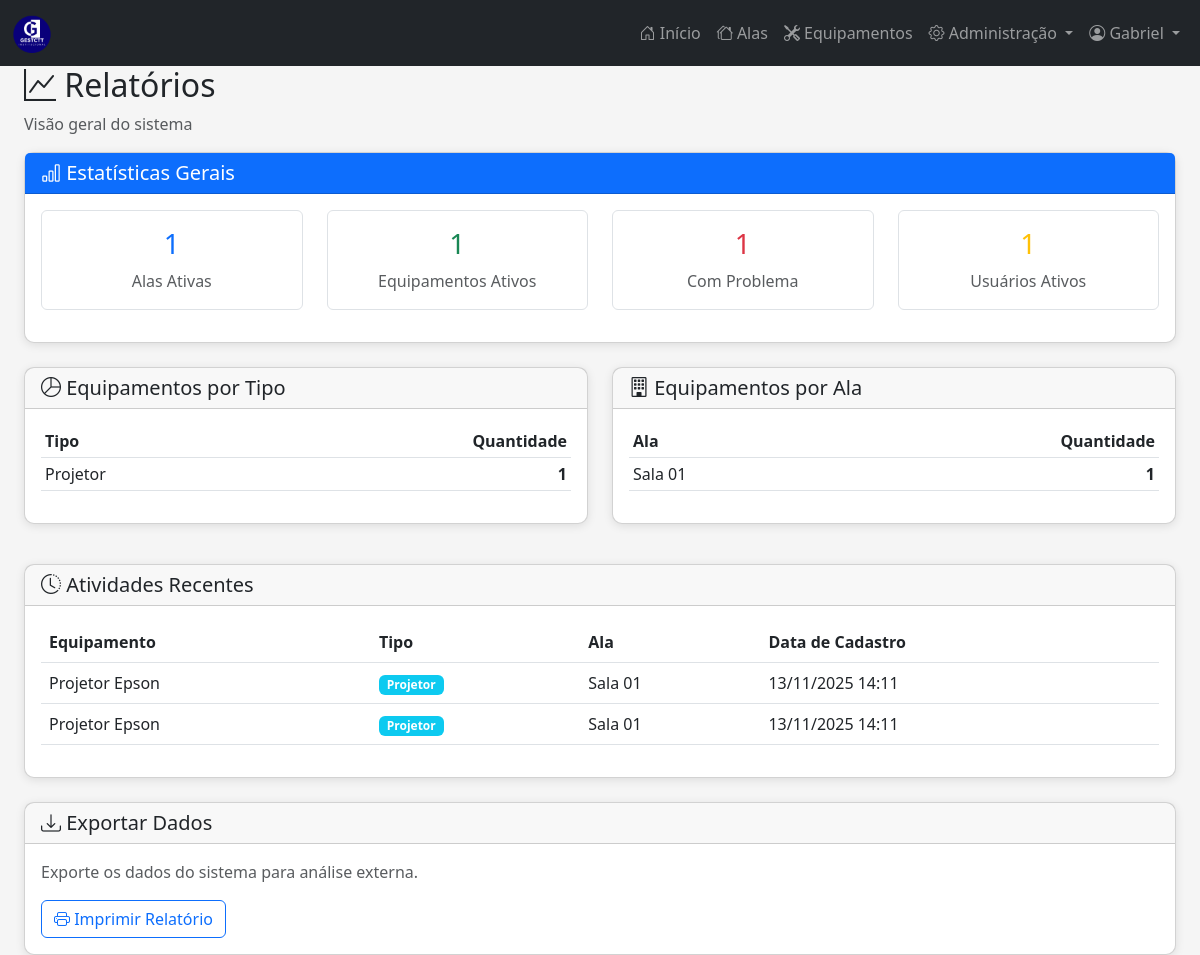
The app's page /public/admin/relatorios.php (signed in) with its own data.
### tables this page shows
CREATE TABLE `equipamentos` (
  `id` int(11) NOT NULL AUTO_INCREMENT,
  `nome` varchar(100) NOT NULL,
  `tipo` varchar(50) DEFAULT NULL,
  `descricao` text DEFAULT NULL,
  `imagem` varchar(255) DEFAULT NULL,
  `fk_ala` int(11) NOT NULL,
  `status` enum('ativo','inativo','problema') DEFAULT 'ativo',
  `created_at` timestamp NOT NULL DEFAULT current_timestamp(),
  `updated_at` timestamp NOT NULL DEFAULT current_timestamp() ON UPDATE current_timestamp(),
  PRIMARY KEY (`id`),
  KEY `fk_ala` (`fk_ala`),
  CONSTRAINT `equipamentos_ibfk_1` FOREIGN KEY (`fk_ala`) REFERENCES `ala` (`id`) ON DELETE CASCADE ON UPDATE CASCADE
);

CREATE TABLE `ala` (
  `id` int(11) NOT NULL AUTO_INCREMENT,
  `nome` varchar(100) NOT NULL,
  `descricao` text DEFAULT NULL,
  `status` enum('ativo','inativo') DEFAULT 'ativo',
  `created_at` timestamp NOT NULL DEFAULT current_timestamp(),
  `updated_at` timestamp NOT NULL DEFAULT current_timestamp() ON UPDATE current_timestamp(),
  PRIMARY KEY (`id`)
);

### public/admin/relatorios.php (the view, shortened to what this page needs)
<?php
require_once '../../app/config/init.php';
$total_alas = $conn->query("SELECT COUNT(*) as total FROM ala WHERE status = 'ativo'")->fetch_assoc()['total'];
$total_equipamentos = $conn->query("SELECT COUNT(*) as total FROM equipamentos WHERE status = 'ativo'")->fetch_assoc()['total'];
$equipamentos_problema = $conn->query("SELECT COUNT(*) as total FROM equipamentos WHERE status = 'problema'")->fetch_assoc()['total'];
$total_usuarios = $conn->query("SELECT COUNT(*) as total FROM usuarios WHERE status = 'ativo'")->fetch_assoc()['total'];
$equip_by_type_sql = "SELECT tipo, COUNT(*) as total FROM equipamentos WHERE status = 'ativo' GROUP BY tipo ORDER BY total DESC";
$equip_by_type = $conn->query($equip_by_type_sql);
$equip_by_ala_sql = "SELECT a.nome, COUNT(e.id) as total
                     FROM ala a
                     LEFT JOIN equipamentos e ON a.id = e.fk_ala AND e.status = 'ativo'
                     WHERE a.status = 'ativo'
                     GROUP BY a.id, a.nome
                     ORDER BY total DESC";
$equip_by_ala = $conn->query($equip_by_ala_sql);
$recent_activity_sql = "SELECT e.nome, e.tipo, a.nome as ala_nome, e.created_at
                        FROM equipamentos e
                        LEFT JOIN ala a ON e.fk_ala = a.id
                        ORDER BY e.created_at DESC
                        LIMIT 10";
$recent_activity = $conn->query($recent_activity_sql);
?>
<?php include '../../app/views/includes/header.php'; ?>
<?php include '../../app/views/includes/navbar.php'; ?>
<div class="container-fluid">
    <div class="row">
        <main class="col-md-12 ms-sm-auto px-md-4">
            <div class="content-wrapper">
                <div class="page-header">
                    <h2><i class="bi bi-graph-up"></i> Relatórios</h2>
                    <p class="text-muted">Visão geral do sistema</p>
                </div>
                <div class="row mb-4">
                    <div class="col-12">
                        <div class="card">
                            <div class="card-header bg-primary text-white">
                                <h5 class="mb-0"><i class="bi bi-bar-chart"></i> Estatísticas Gerais</h5>
                            </div>
                            <div class="card-body">
                                <div class="row text-center">
                                    <div class="col-md-3 mb-3">
                                        <div class="p-3 border rounded">
                                            <h3 class="text-primary"><?php echo $total_alas; ?></h3>
                                            <p class="mb-0 text-muted">Alas Ativas</p>
                                        </div>
                                    </div>
                                    <div class="col-md-3 mb-3">
                                        <div class="p-3 border rounded">
                                            <h3 class="text-success"><?php echo $total_equipamentos; ?></h3>
                                            <p class="mb-0 text-muted">Equipamentos Ativos</p>
                                        </div>
                                    </div>
                                    <div class="col-md-3 mb-3">
                                        <div class="p-3 border rounded">
                                            <h3 class="text-danger"><?php echo $equipamentos_problema; ?></h3>
                                            <p class="mb-0 text-muted">Com Problema</p>
                                        </div>
                                    </div>
                                    <div class="col-md-3 mb-3">
                                        <div class="p-3 border rounded">
                                            <h3 class="text-warning"><?php echo $total_usuarios; ?></h3>
                                            <p class="mb-0 text-muted">Usuários Ativos</p>
                                        </div>
                                    </div>
                                </div>
                            </div>
                        </div>
                    </div>
                </div>
                <div class="row mb-4">
                    <div class="col-md-6 mb-3">
                        <div class="card">
                            <div class="card-header">
                                <h5 class="mb-0"><i class="bi bi-pie-chart"></i> Equipamentos por Tipo</h5>
                            </div>
                            <div class="card-body">
                                <?php if ($equip_by_type->num_rows > 0): ?>
                                    <div class="table-responsive">
                                        <table class="table table-sm">
                                            <thead>
                                                <tr>
                                                    <th>Tipo</th>
                                                    <th class="text-end">Quantidade</th>
                                                </tr>
                                            </thead>
                                            <tbody>
                                                <?php while ($row = $equip_by_type->fetch_assoc()): ?>
                                                    <tr>
                                                        <td><?php echo htmlspecialchars($row['tipo']); ?></td>
                                                        <td class="text-end"><strong><?php echo $row['total']; ?></strong></td>
                                                    </tr>
                                                <?php endwhile; ?>
                                            </tbody>
                                        </table>
                                    </div>
                                <?php else: ?>
                                    <p class="text-muted text-center">Nenhum dado disponível.</p>
                                <?php endif; ?>
                            </div>
                        </div>
                    </div>
                    <div class="col-md-6 mb-3">
                        <div class="card">
                            <div class="card-header">
                                <h5 class="mb-0"><i class="bi bi-building"></i> Equipamentos por Ala</h5>
                            </div>
                            <div class="card-body">
                                <?php if ($equip_by_ala->num_rows > 0): ?>
                                    <div class="table-responsive">
                                        <table class="table table-sm">
                                            <thead>
                                                <tr>
                                                    <th>Ala</th>
                                                    <th class="text-end">Quantidade</th>
                                                </tr>
                                            </thead>
                                            <tbody>
                                                <?php while ($row = $equip_by_ala->fetch_assoc()): ?>
                                                    <tr>
                                                        <td><?php echo htmlspecialchars($row['nome']); ?></td>
                                                        <td class="text-end"><strong><?php echo $row['total']; ?></strong></td>
                                                    </tr>
                                                <?php endwhile; ?>
                                            </tbody>
                                        </table>
                                    </div>
                                <?php else: ?>
                                    <p class="text-muted text-center">Nenhum dado disponível.</p>
                                <?php endif; ?>
                            </div>
                        </div>
                    </div>
                </div>
                <div class="row">
                    <div class="col-12">
                        <div class="card">
                            <div class="card-header">
                                <h5 class="mb-0"><i class="bi bi-clock-history"></i> Atividades Recentes</h5>
                            </div>
                            <div class="card-body">
                                <?php if ($recent_activity->num_rows > 0): ?>
                                    <div class="table-responsive">
                                        <table class="table table-hover">
                                            <thead>
                                                <tr>
                                                    <th>Equipamento</th>
                                                    <th>Tipo</th>
                                                    <th>Ala</th>
                                                    <th>Data de Cadastro</th>
                                                </tr>
                                            </thead>
                                            <tbody>
                                                <?php while ($row = $recent_activity->fetch_assoc()): ?>
                                                    <tr>
                                                        <td><?php echo htmlspecialchars($row['nome']); ?></td>
                                                        <td><span class="badge bg-info"><?php echo htmlspecialchars($row['tipo']); ?></span></td>
                                                        <td><?php echo htmlspecialchars($row['ala_nome']); ?></td>
                                                        <td><?php echo date('d/m/Y H:i', strtotime($row['created_at'])); ?></td>
                                                    </tr>
                                                <?php endwhile; ?>
                                            </tbody>
                                        </table>
                                    </div>
                                <?php else: ?>
                                    <p class="text-muted text-center">Nenhuma atividade recente.</p>
                                <?php endif; ?>
                            </div>
                        </div>
                    </div>
                </div>
                <div class="row mt-4">
                    <div class="col-12">
                        <div class="card">
                            <div class="card-header">
                                <h5 class="mb-0"><i class="bi bi-download"></i> Exportar Dados</h5>
                            </div>
                            <div class="card-body">
                                <p class="text-muted">Exporte os dados do sistema para análise externa.</p>
                                <div class="btn-group" role="group">
                                    <button type="button" class="btn btn-outline-primary" onclick="window.print()">
                                        <i class="bi bi-printer"></i> Imprimir Relatório
                                    </button>
                                </div>
                            </div>
                        </div>
                    </div>
                </div>
            </div>
        </main>
    </div>
</div>
<?php include '../../app/views/includes/footer.php'; ?>

### assets/css/style.css (style rules this page uses)
:root { --primary-color: #0d6efd; --secondary-color: #6c757d; --success-color: #198754; --danger-color: #dc3545; --warning-color: #ffc107; --info-color: #0dcaf0; --light-color: #f8f9fa; --dark-color: #212529; }
body { font-family: "Segoe UI", Tahoma, Geneva, Verdana, sans-serif; background-color: #f5f5f5; }
.card { border-radius: 10px; box-shadow: 0 2px 10px rgba(0, 0, 0, 0.1); transition: transform 0.3s ease, box-shadow 0.3s ease; }

### records on screen
equipamentos: nome "Projetor Epson", tipo "Projetor", fk_ala.nome "Sala 01", created_at "13/11/2025 14:11"
equipamentos: nome "Projetor Epson", tipo "Projetor", fk_ala.nome "Sala 01", created_at "13/11/2025 14:11"

### other values on screen
$_SESSION['user_name'] "Gabriel"
$total_alas "1"
$total_equipamentos "1"
$equipamentos_problema "1"
$total_usuarios "1"
$row['tipo'] "Projetor"
$row['total'] "1"
$row['nome'] "Sala 01"
